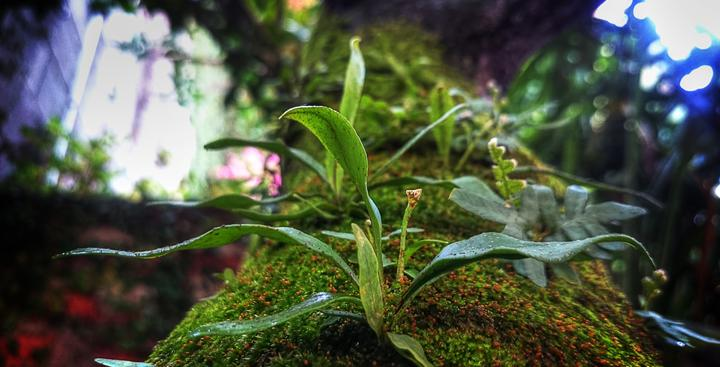
#> input picture Lista 08/colored1.jpg, 720 x 367 px
$ python countourImage.py colored1.jpg colored2.jpg
#> lines starting #> are read from the running program, lines starting #| are printed output that depends on the picture
import sys
from PIL import Image, ImageFilter

def run(arg01, arg02):

#> called with arg01 = 'colored1.jpg', arg02 = 'colored2.jpg'
    img1 = Image.open(arg01)
#> img1 is the input picture: PIL image 720x367 RGB; mean R, G, B 79.3, 87, 67.6

    img2 = img1.filter(ImageFilter.CONTOUR)
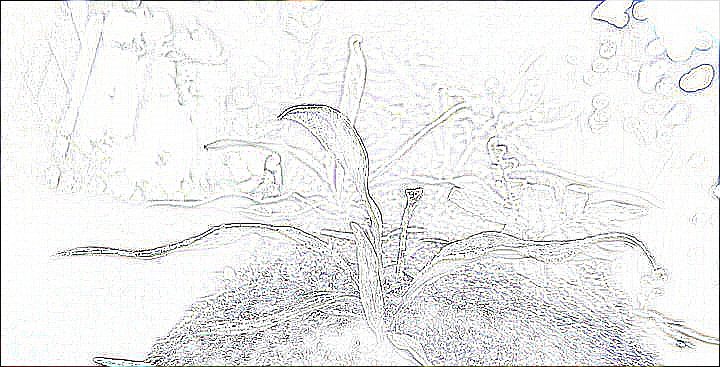
#> img2: PIL image 720x367 RGB; mean R, G, B 237, 237.2, 237.4

    img2.save(arg02)

if __name__ == "__main__":
    run(sys.argv[1], sys.argv[2])
